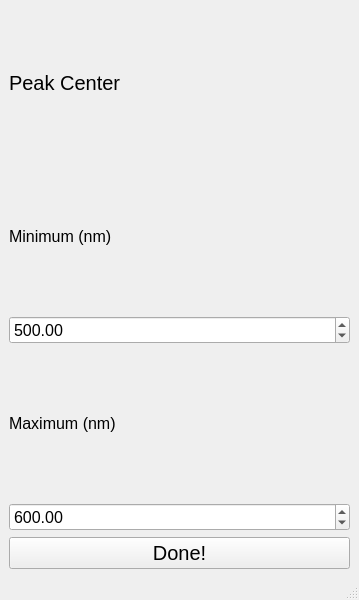
<?xml version="1.0" encoding="UTF-8"?>
<ui version="4.0">
 <class>MainWindow</class>
 <widget class="QMainWindow" name="MainWindow">
  <property name="geometry">
   <rect>
    <x>0</x>
    <y>0</y>
    <width>359</width>
    <height>600</height>
   </rect>
  </property>
  <property name="windowTitle">
   <string>MainWindow</string>
  </property>
  <widget class="QWidget" name="centralwidget">
   <layout class="QGridLayout" name="gridLayout">
    <item row="0" column="0">
     <layout class="QVBoxLayout" name="verticalLayout">
      <item>
       <widget class="QLabel" name="label">
        <property name="font">
         <font>
          <pointsize>15</pointsize>
         </font>
        </property>
        <property name="text">
         <string>Peak Center</string>
        </property>
       </widget>
      </item>
      <item>
       <widget class="QLabel" name="label_2">
        <property name="font">
         <font>
          <pointsize>12</pointsize>
         </font>
        </property>
        <property name="text">
         <string>Minimum (nm)</string>
        </property>
       </widget>
      </item>
      <item>
       <widget class="QDoubleSpinBox" name="cent_min_doubleSpinBox">
        <property name="font">
         <font>
          <pointsize>12</pointsize>
         </font>
        </property>
        <property name="minimum">
         <double>300.000000000000000</double>
        </property>
        <property name="maximum">
         <double>1000.000000000000000</double>
        </property>
        <property name="value">
         <double>500.000000000000000</double>
        </property>
       </widget>
      </item>
      <item>
       <widget class="QLabel" name="label_3">
        <property name="font">
         <font>
          <pointsize>12</pointsize>
         </font>
        </property>
        <property name="text">
         <string>Maximum (nm)</string>
        </property>
       </widget>
      </item>
      <item>
       <widget class="QDoubleSpinBox" name="cent_max_doubleSpinBox">
        <property name="font">
         <font>
          <pointsize>12</pointsize>
         </font>
        </property>
        <property name="minimum">
         <double>300.000000000000000</double>
        </property>
        <property name="maximum">
         <double>1000.000000000000000</double>
        </property>
        <property name="value">
         <double>600.000000000000000</double>
        </property>
       </widget>
      </item>
     </layout>
    </item>
    <item row="1" column="0">
     <widget class="QPushButton" name="pushButton">
      <property name="font">
       <font>
        <pointsize>15</pointsize>
       </font>
      </property>
      <property name="text">
       <string>Done!</string>
      </property>
     </widget>
    </item>
   </layout>
  </widget>
  <widget class="QMenuBar" name="menubar">
   <property name="geometry">
    <rect>
     <x>0</x>
     <y>0</y>
     <width>359</width>
     <height>38</height>
    </rect>
   </property>
  </widget>
  <widget class="QStatusBar" name="statusbar"/>
 </widget>
 <resources/>
 <connections/>
</ui>
